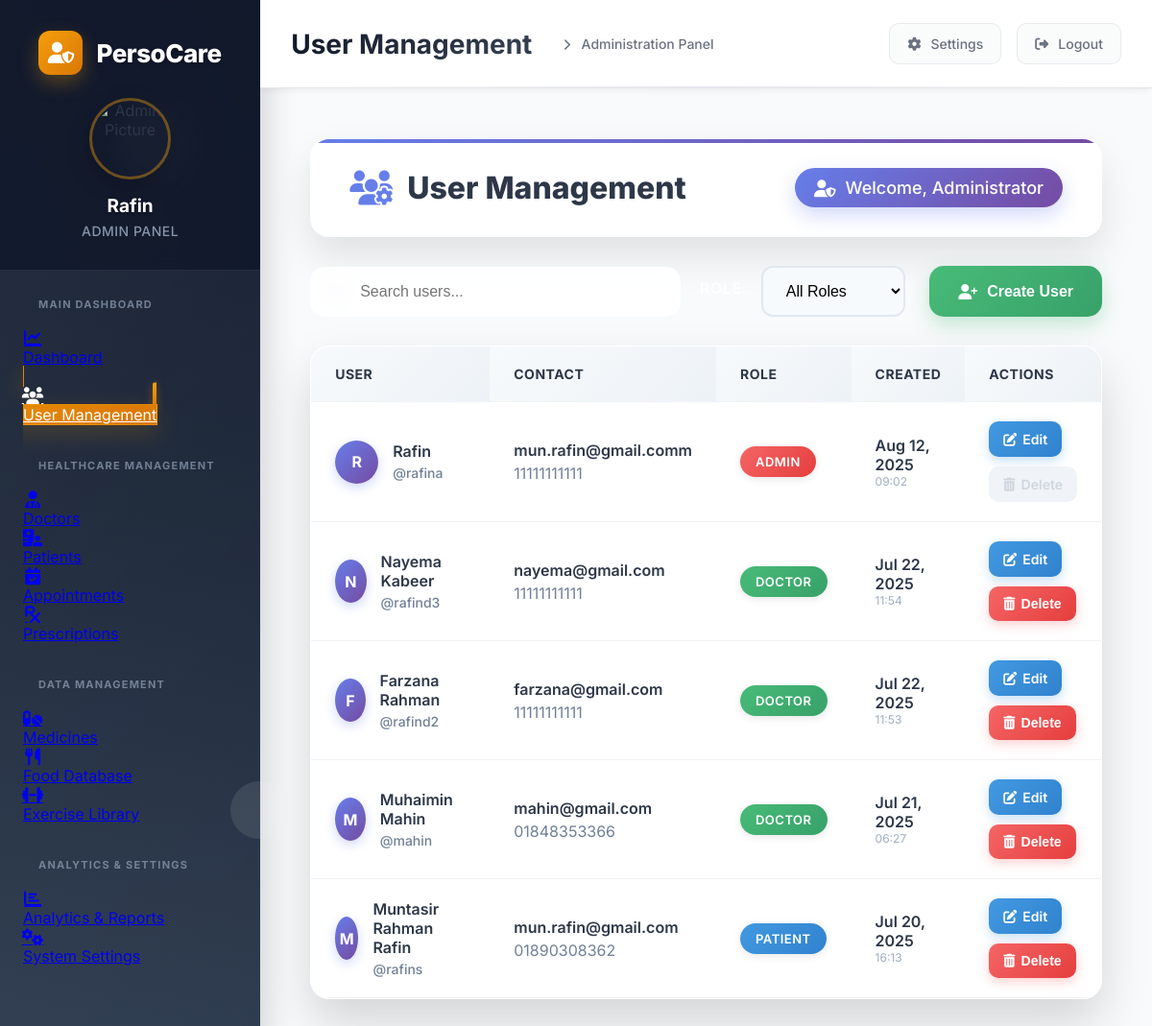
Page /Admin/admin_home.php?page=users (signed in) on the committed database.
### tables this page shows
CREATE TABLE `users` (
  `id` int(11) NOT NULL,
  `name` varchar(100) NOT NULL,
  `email` varchar(100) NOT NULL,
  `phone` varchar(20) NOT NULL,
  `dob` date NOT NULL,
  `gender` enum('Male','Female') NOT NULL,
  `address` text NOT NULL,
  `role` enum('admin','patient','doctor','nutritionist','trainer') NOT NULL,
  `username` varchar(50) NOT NULL,
  `password` varchar(255) NOT NULL,
  `created_at` timestamp NOT NULL DEFAULT current_timestamp()
);

### Admin/admin_users.php (the view, shortened to what this page needs)
<?php
require_once '../dbPC.php';
$users = [];
$search = $_GET['search'] ?? '';
try {
    $query = "SELECT * FROM users WHERE 1=1";
    $params = [];
    $query .= " ORDER BY created_at DESC";
    $stmt = $conn->prepare($query);
    $stmt->execute($params);
    $users = $stmt->fetchAll(PDO::FETCH_ASSOC);
} catch (PDOException $e) {
    $_SESSION['error_message'] = "Error fetching users: " . $e->getMessage();
}
?>
<!DOCTYPE html>
<html lang="en">
<head>
    <link rel="stylesheet" href="https://cdnjs.cloudflare.com/ajax/libs/font-awesome/6.4.0/css/all.min.css">
</head>
<body>
    <div class="bg-decoration">
        <div class="floating-shape"></div>
        <div class="floating-shape"></div>
    </div>
    <div class="container">
        <div class="header">
            <div class="header-content">
                <h1><i class="fas fa-users-cog"></i> User Management</h1>
                <div class="welcome">
                    <i class="fas fa-user-shield"></i>
                    Welcome, Administrator
                </div>
            </div>
        </div>
        <div class="actions">
            <div class="filters">
                <div class="search-box">
                    <input type="text" id="search" placeholder="Search users..." value="<?= htmlspecialchars($search) ?>">
                </div>
                <div class="filter-group">
                    <label>Role:</label>
                    <select id="role-filter">
                        <option value="">All Roles</option>
                    </select>
                </div>
            </div>
            <button class="btn btn-success" id="create-user-btn">
                <i class="fas fa-user-plus"></i> Create User
            </button>
        </div>
        <div class="user-table">
            <?php if (count($users) > 0): ?>
                <table>
                    <thead>
                        <tr>
                            <th>User</th>
                            <th>Contact</th>
                            <th>Role</th>
                            <th>Created</th>
                            <th>Actions</th>
                        </tr>
                    </thead>
                    <tbody>
                        <?php foreach ($users as $user): ?>
                            <tr>
                                <td>
                                    <div class="user-info">
                                        <div class="user-avatar">
                                            <?= strtoupper(substr($user['name'], 0, 1)) ?>
                                        </div>
                                        <div class="user-details">
                                            <h4><?= htmlspecialchars($user['name']) ?></h4>
                                            <span>@<?= htmlspecialchars($user['username']) ?></span>
                                        </div>
                                    </div>
                                </td>
                                <td>
                                    <div style="font-weight: 600; margin-bottom: 4px;"><?= htmlspecialchars($user['email']) ?></div>
                                    <div style="color: #718096;"><?= htmlspecialchars($user['phone']) ?></div>
                                </td>
                                <td>
                                    <span class="role role-<?= $user['role'] ?>"><?= ucfirst($user['role']) ?></span>
                                </td>
                                <td>
                                    <div style="font-weight: 600; color: #2d3748;">
                                        <?= date('M d, Y', strtotime($user['created_at'])) ?>
                                    </div>
                                    <div style="font-size: 12px; color: #a0aec0;">
                                        <?= date('H:i', strtotime($user['created_at'])) ?>
                                    </div>
                                </td>
                                <td>
                                    <div class="action-buttons">
                                        <a href="admin_edit.php?id=<?= $user['id'] ?>" class="action-btn action-edit">
                                            <i class="fas fa-edit"></i> Edit
                                        </a>
                                        <?php if ($user['id'] != $_SESSION['user_id']): ?>
                                            <form method="POST" class="delete-form" onsubmit="return confirmDelete('<?= htmlspecialchars($user['name']) ?>')">
                                                <button type="submit" class="action-btn action-delete">
                                                    <i class="fas fa-trash-alt"></i> Delete
                                                </button>
                                            </form>
                                        <?php else: ?>
                                            <span class="action-btn" style="opacity: 0.5; cursor: not-allowed; background: #e2e8f0; color: #a0aec0;" title="Cannot delete own account">
                                                <i class="fas fa-trash-alt"></i> Delete
                                            </span>
                                        <?php endif; ?>
                                    </div>
                                </td>
                            </tr>
                        <?php endforeach; ?>
                    </tbody>
                </table>
            <?php endif; ?>
        </div>
    </div>
</body>
</html>

### Admin/admin_home.php (style rules this page uses)
* { margin: 0; padding: 0; box-sizing: border-box; }
body { font-family: 'Inter', sans-serif; display: flex; min-height: 100vh; background: #f8fafb; color: #1f2937; }

### rows in the picture
users: name "R", name "Rafin", username "rafina", email "mun.rafin@gmail.comm", phone "11111111111", role "ADMIN", created_at "Aug 12, 2025", created_at "09:02", shows "Delete"
users: name "N", name "Nayema Kabeer", username "rafind3", email "nayema@gmail.com", phone "11111111111", role "DOCTOR", created_at "Jul 22, 2025", created_at "11:54"
users: name "F", name "Farzana Rahman", username "rafind2", email "farzana@gmail.com", phone "11111111111", role "DOCTOR", created_at "Jul 22, 2025", created_at "11:53"
users: name "M", name "Muhaimin Mahin", username "mahin", email "mahin@gmail.com", phone "01848353366", role "DOCTOR", created_at "Jul 21, 2025", created_at "06:27"
users: name "M", name "Muntasir Rahman Rafin", username "rafins", email "mun.rafin@gmail.com", phone "01890308362", role "PATIENT", created_at "Jul 20, 2025", created_at "16:13"

### other values in the picture
$_SESSION['name'] "Rafin"
$page_titles[$page] "User Management"
